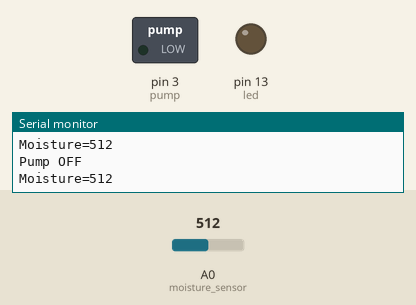
This sketch was run on a simulated Arduino Uno, built with avr-gcc and run on an emulated ATmega328P. On the bench: switched loads named in the sketch (green lamp = pin HIGH), output pins drawn as LEDs (lit = HIGH), the last lines printed to the serial monitor. The inputs (shaded band) are chosen by the test bench; at power-on: A0 (moisture_sensor) = 512.

Above: at 1.2 s.
1.3 s: A0 (moisture_sensor) set to 487
At 1.6 s:
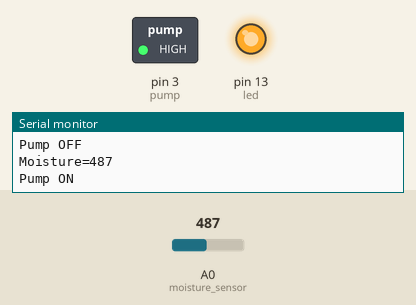
5.8 s: A0 (moisture_sensor) set to 510
At 8.5 s:
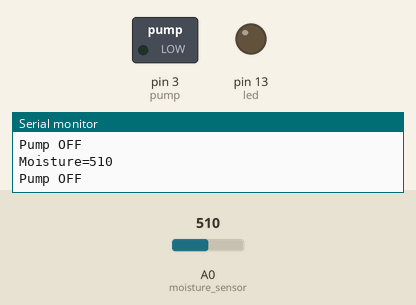
8.8 s: A0 (moisture_sensor) set to 490
At 9.9 s:
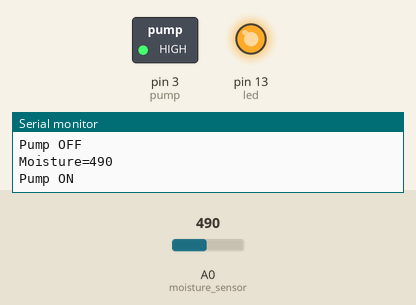
Timing chart, 0 to 11.3 s (numbered marks = the images above; inputs shaded):
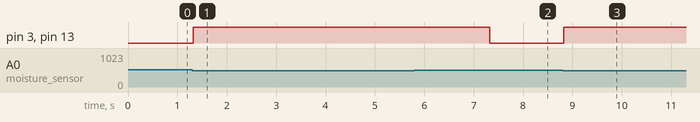

Measured:
- the behaviour switches between 500 and 499 on A0 (moisture_sensor) (found by bisection; images 0 and 1)
- after the input at 1.3 s, pin 3 (pump), pin 13 (led): LOW → HIGH at once
- after the input at 5.8 s, pin 3 (pump), pin 13 (led): HIGH → LOW after 1.5 s
- after the input at 8.8 s, pin 3 (pump), pin 13 (led): LOW → HIGH at once

The sketch:

plant.ino
```cpp
int blue = 0;  // for incoming serial data
int moisture_sensor  = A0;
int moisture;
int limit = 500;
int pump = 3;
int led = 13;
int pump_time = 3000;
void setup()
{
  Serial.begin(9600); // opens serial port, sets data rate to 9600 bps
  pinMode(moisture_sensor,INPUT);
  pinMode(pump,OUTPUT);
  pinMode(led,OUTPUT);
}

void loop()
{
  moisture = analogRead(moisture_sensor);
  Serial.print("Moisture=");
  Serial.print(moisture);
  Serial.println();

  while(Bluetooth()==1)
  {
    Pump(1);
    blue = 0;
    break;
  }
  while(Bluetooth()==0)
  {
    if(moisture<limit)
    {
      Pump(1);
      break;
    }
    else
    {
      Pump(0);
      break;
    }
  }
}

int Bluetooth()
{
   // send data only when you receive data:
   if(Serial.available() > 0)
   {
    // read the incoming byte:
    blue = Serial.read();

    // say what you got:
    Serial.print("Bluetooth");
    Serial.println(blue);
    if(blue == 48)
      return 0;
    if(blue == 49)
      return 1;
  }
  else
  return 0;
}

void Pump(int stat)
{
  if(stat == 0)
  {
    digitalWrite(pump,stat);
    digitalWrite(led,stat);
    Serial.println("Pump OFF");
  }
  if(stat == 1)
  {
    digitalWrite(pump,stat);
    digitalWrite(led,stat);
    Serial.println("Pump ON");
    delay(pump_time);
  }
}
```
